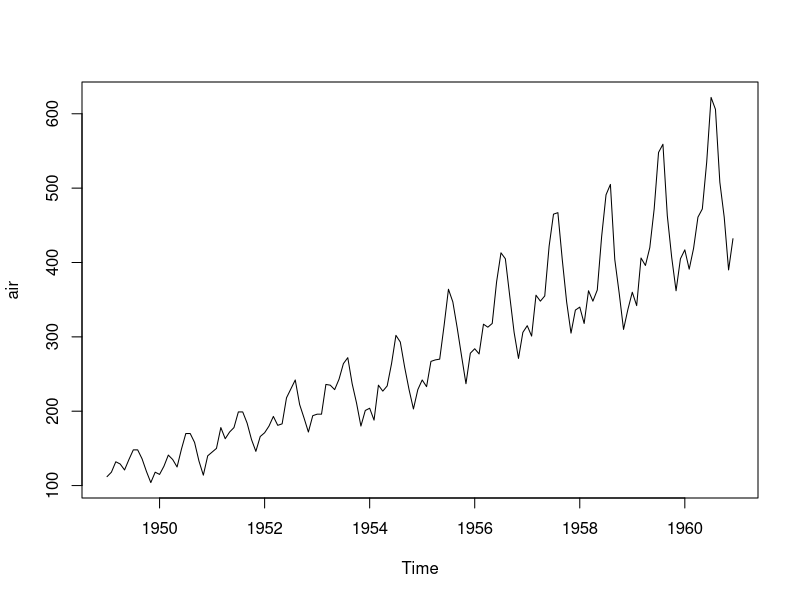
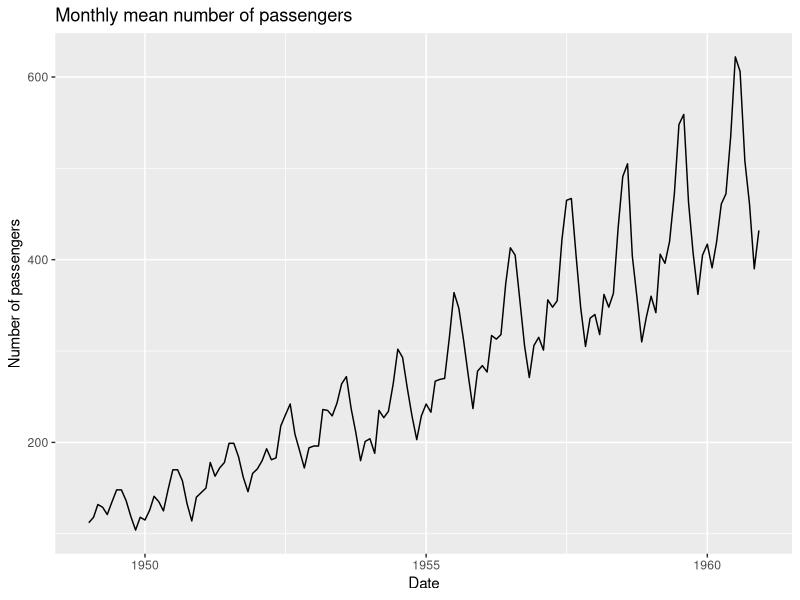
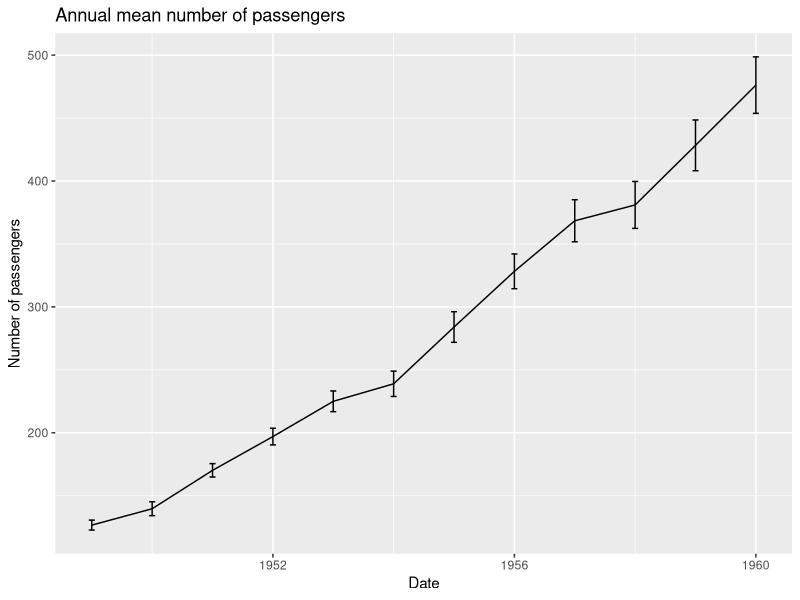
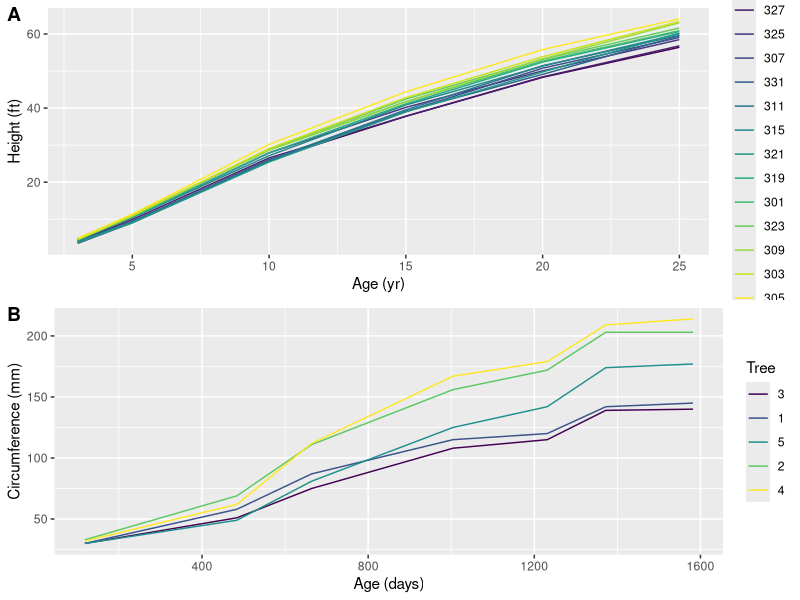
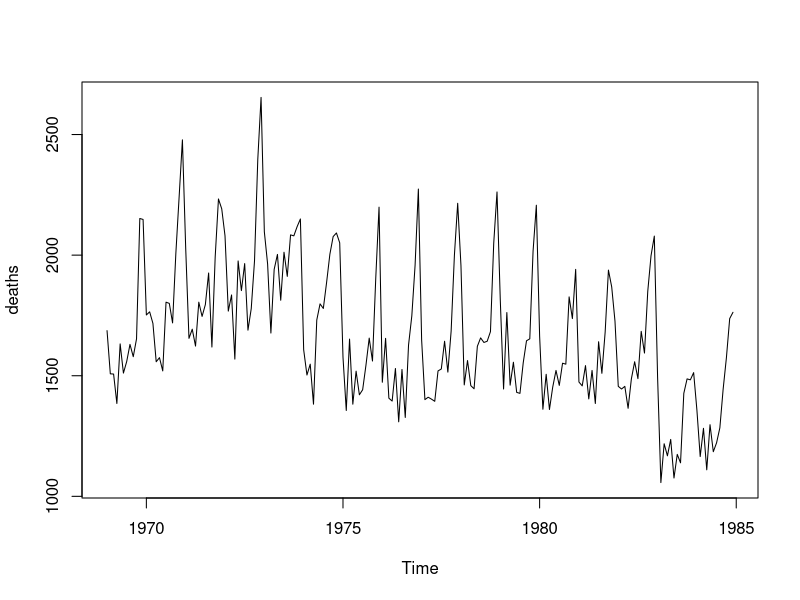
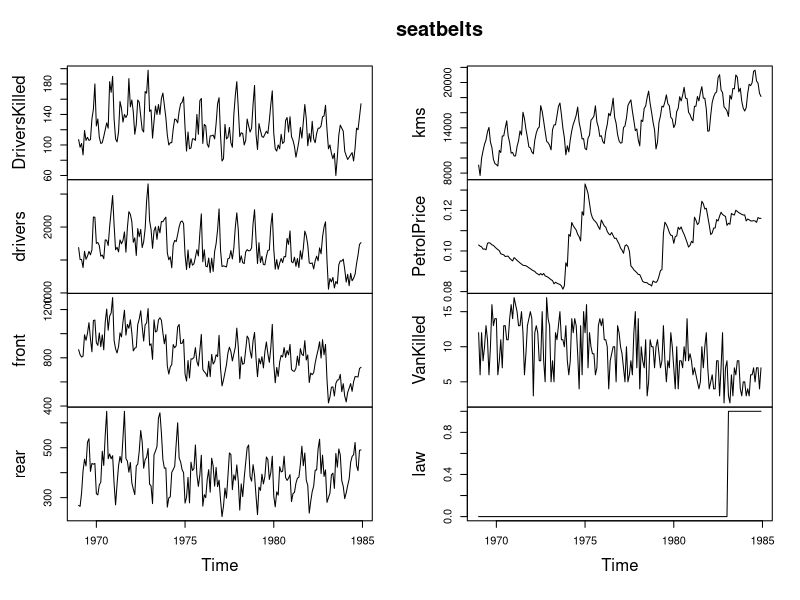
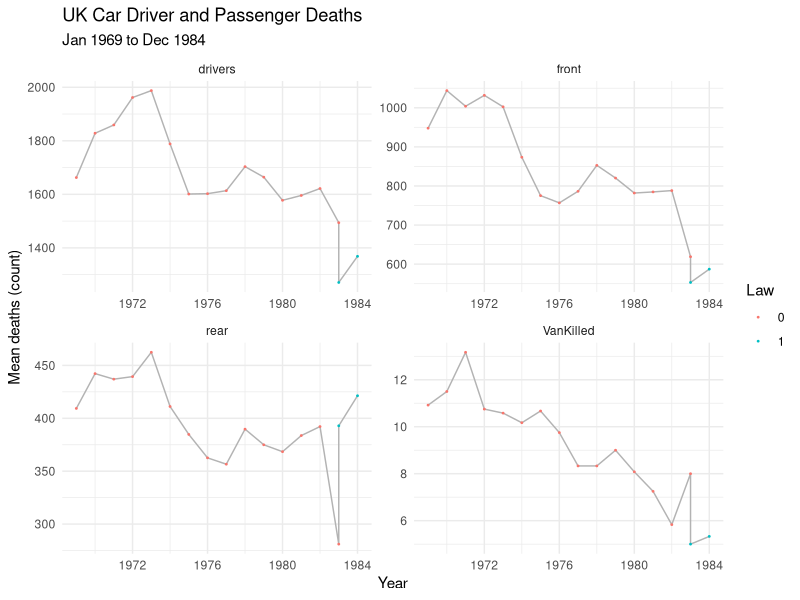

Write the R code that produced these figures, in order.
## ---- chunk 1
library(tidyverse)
air <- datasets::AirPassengers

# just plot the time series object directly
plot(air)

# or make a dataframe and plot with ggplot
air_df <- data.frame(date = seq.Date(as.Date("1949-01-01"), as.Date("1960-12-01"), by = "month"),
                     number = as.numeric(datasets::AirPassengers))
ggplot(air_df, aes(x = date, y = number)) +
  geom_line() +
  xlab("Date") + ylab("Number of passengers") +
  ggtitle("Monthly mean number of passengers")
## ---- chunk 2
air_df |> 
  mutate(year = year(date)) |> 
  group_by(year) |> 
  summarise(mean_number = round(mean(number), 2),
            SE = round(sd(number)/sqrt(n()), 2),
            .groups = "drop") |> 
  ggplot(aes(x = year, y = mean_number)) +
  geom_line() +
  geom_errorbar(aes(ymin = mean_number - SE, ymax = mean_number + SE),
                width = 0.1) +
  xlab("Date") + ylab("Number of passengers") +
  ggtitle("Annual mean number of passengers")
## ---- chunk 3
pines <- datasets::Loblolly

# age vs height
plt1 <- ggplot(pines, aes(x = age, y = height, colour = Seed)) +
  geom_line(aes(colour = Seed)) +
  ylab("Height (ft)") + xlab("Age (yr)")
  
orange <- datasets::Orange
  
plt2 <- ggplot(orange, aes(x = age, y = circumference, colour = Tree)) +
  geom_line(aes(colour = Tree)) +
  ylab("Circumference (mm)") + xlab("Age (days)")

ggpubr::ggarrange(plt1, plt2, nrow = 2, labels = "AUTO")
## ---- chunk 4
## Make own assessment about validity of this graph
## ---- chunk 5
# Again, this is self evident.
## ---- chunk 6
deaths <- datasets::UKDriverDeaths
seatbelts <- datasets::Seatbelts

# checking the data (not necessary)
plot(deaths)
plot(seatbelts)

# make the combined dataframe
df <- data.frame(date = seq.Date(as.Date("1969-01-01"), as.Date("1984-12-01"), by = "month"),
                 as.matrix(seatbelts))

# make long dataframe
df |> 
  select(-DriversKilled, -kms, -PetrolPrice) |> 
  pivot_longer(cols = c(drivers, front, rear, VanKilled),
               names_to = "type",
               values_to = "killed") |> 
  mutate(year = year(date)) |> 
  group_by(year, type, law) |> 
  summarise(mean_killed = round(mean(killed), 2), .groups = "drop") |> 
  ggplot(aes(x = year, y = mean_killed)) +
    geom_line(colour = "grey70") +
    geom_point(aes(colour = as.factor(law)), size = 0.3) +
    facet_wrap(~type, ncol = 2, scales = "free") +
    guides(colour = guide_legend("Law")) +
    theme_minimal() +
    labs(x = "Year", y = "Mean deaths (count)",
         title = "UK Car Driver and Passenger Deaths",
         subtitle = "Jan 1969 to Dec 1984")
